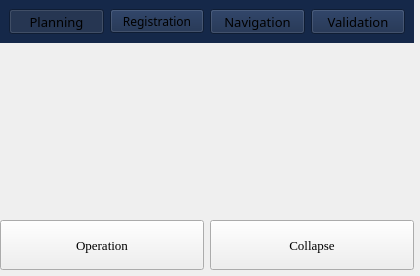
  <widget class="QDockWidget" name="dockWidgetFunctionPipeline">
   <property name="minimumSize">
    <size>
     <width>420</width>
     <height>276</height>
    </size>
   </property>
   <property name="maximumSize">
    <size>
     <width>524287</width>
     <height>524287</height>
    </size>
   </property>
   <property name="font">
    <font>
     <family>Georgia</family>
     <pointsize>10</pointsize>
    </font>
   </property>
   <property name="floating">
    <bool>false</bool>
   </property>
   <property name="features">
    <set>QDockWidget::DockWidgetFloatable</set>
   </property>
   <property name="windowTitle">
    <string/>
   </property>
   <attribute name="dockWidgetArea">
    <number>2</number>
   </attribute>
   <widget class="QWidget" name="dockWidgetContents">
    <property name="styleSheet">
     <string notr="true"/>
    </property>
    <layout class="QVBoxLayout" name="verticalLayout_6">
     <property name="leftMargin">
      <number>0</number>
     </property>
     <property name="topMargin">
      <number>0</number>
     </property>
     <property name="rightMargin">
      <number>6</number>
     </property>
     <property name="bottomMargin">
      <number>6</number>
     </property>
     <item>
      <widget class="QWidget" name="widget_2" native="true">
       <property name="styleSheet">
        <string notr="true">QWidget{
background-color: #152849;
/*border-radius: 10px;*/
}
</string>
       </property>
       <layout class="QGridLayout" name="gridLayout">
        <item row="0" column="0">
         <layout class="QHBoxLayout" name="horizontalLayout_2">
          <property name="spacing">
           <number>6</number>
          </property>
          <item>
           <widget class="QToolButton" name="toolButtonPlanning">
            <property name="sizePolicy">
             <sizepolicy hsizetype="Preferred" vsizetype="Fixed">
              <horstretch>0</horstretch>
              <verstretch>0</verstretch>
             </sizepolicy>
            </property>
            <property name="font">
             <font>
              <family>微軟正黑體</family>
              <pointsize>10</pointsize>
             </font>
            </property>
            <property name="styleSheet">
             <string notr="true">QToolButton{background-color:transparent; color:white;};</string>
            </property>
            <property name="text">
             <string>Planning</string>
            </property>
            <property name="icon">
             <iconset resource="../Resource/Dental.qrc">
              <normaloff>:/HyperBlue/hyperblue/icon/plan-normal.png</normaloff>
              <normalon>:/HyperBlue/hyperblue/icon/plan-selected.png</normalon>
              <activeoff>:/HyperBlue/hyperblue/icon/second level icon/plan-hover.png</activeoff>
              <selectedoff>:/HyperBlue/hyperblue/icon/second level icon/plan-hover.png</selectedoff>:/HyperBlue/hyperblue/icon/plan-normal.png</iconset>
            </property>
            <property name="iconSize">
             <size>
              <width>30</width>
              <height>30</height>
             </size>
            </property>
            <property name="checkable">
             <bool>true</bool>
            </property>
            <property name="checked">
             <bool>true</bool>
            </property>
            <property name="toolButtonStyle">
             <enum>Qt::ToolButtonTextUnderIcon</enum>
            </property>
            <attribute name="buttonGroup">
             <string notr="true">buttonGroup_2</string>
            </attribute>
           </widget>
          </item>
          <item>
           <widget class="QToolButton" name="toolButtonRegistration">
            <property name="sizePolicy">
             <sizepolicy hsizetype="Preferred" vsizetype="Fixed">
              <horstretch>0</horstretch>
              <verstretch>0</verstretch>
             </sizepolicy>
            </property>
            <property name="font">
             <font>
              <family>微軟正黑體</family>
              <pointsize>9</pointsize>
             </font>
            </property>
            <property name="styleSheet">
             <string notr="true">QToolButton{background-color:transparent; color:white;};</string>
            </property>
            <property name="text">
             <string>Registration</string>
            </property>
            <property name="icon">
             <iconset resource="../Resource/Dental.qrc">
              <normaloff>:/HyperBlue/hyperblue/icon/registration-normal.png</normaloff>
              <normalon>:/HyperBlue/hyperblue/icon/registration-selected.png</normalon>:/HyperBlue/hyperblue/icon/registration-normal.png</iconset>
            </property>
            <property name="iconSize">
             <size>
              <width>30</width>
              <height>30</height>
             </size>
            </property>
            <property name="checkable">
             <bool>true</bool>
            </property>
            <property name="checked">
             <bool>false</bool>
            </property>
            <property name="toolButtonStyle">
             <enum>Qt::ToolButtonTextUnderIcon</enum>
            </property>
            <attribute name="buttonGroup">
             <string notr="true">buttonGroup_2</string>
            </attribute>
           </widget>
          </item>
          <item>
           <widget class="QToolButton" name="toolButtonNavigation">
            <property name="sizePolicy">
             <sizepolicy hsizetype="Preferred" vsizetype="Fixed">
              <horstretch>0</horstretch>
              <verstretch>0</verstretch>
             </sizepolicy>
            </property>
            <property name="font">
             <font>
              <family>微軟正黑體</family>
              <pointsize>10</pointsize>
             </font>
            </property>
            <property name="styleSheet">
             <string notr="true">QToolButton{background-color:transparent; color:white;};</string>
            </property>
            <property name="text">
             <string>Navigation</string>
            </property>
            <property name="icon">
             <iconset resource="../Resource/Dental.qrc">
              <normaloff>:/HyperBlue/hyperblue/icon/navigation-normal.png</normaloff>
              <normalon>:/HyperBlue/hyperblue/icon/navigation-selected.png</normalon>:/HyperBlue/hyperblue/icon/navigation-normal.png</iconset>
            </property>
            <property name="iconSize">
             <size>
              <width>30</width>
              <height>30</height>
             </size>
            </property>
            <property name="checkable">
             <bool>true</bool>
            </property>
            <property name="toolButtonStyle">
             <enum>Qt::ToolButtonTextUnderIcon</enum>
            </property>
            <attribute name="buttonGroup">
             <string notr="true">buttonGroup_2</string>
            </attribute>
           </widget>
          </item>
          <item>
           <widget class="QToolButton" name="toolButtonValidation">
            <property name="sizePolicy">
             <sizepolicy hsizetype="Preferred" vsizetype="Fixed">
              <horstretch>0</horstretch>
              <verstretch>0</verstretch>
             </sizepolicy>
            </property>
            <property name="font">
             <font>
              <family>微軟正黑體</family>
              <pointsize>10</pointsize>
             </font>
            </property>
            <property name="styleSheet">
             <string notr="true">QToolButton{background-color:transparent; color:white;};</string>
            </property>
            <property name="text">
             <string>Validation</string>
            </property>
            <property name="icon">
             <iconset resource="../Resource/Dental.qrc">
              <normaloff>:/HyperBlue/hyperblue/icon/validate-normal.png</normaloff>
              <normalon>:/HyperBlue/hyperblue/icon/validate-selected.png</normalon>:/HyperBlue/hyperblue/icon/validate-normal.png</iconset>
            </property>
            <property name="iconSize">
             <size>
              <width>30</width>
              <height>30</height>
             </size>
            </property>
            <property name="checkable">
             <bool>true</bool>
            </property>
            <property name="toolButtonStyle">
             <enum>Qt::ToolButtonTextUnderIcon</enum>
            </property>
            <attribute name="buttonGroup">
             <string notr="true">buttonGroup_2</string>
            </attribute>
           </widget>
          </item>
         </layout>
        </item>
       </layout>
      </widget>
     </item>
     <item>
      <widget class="QStackedWidget" name="stackedWidgetFunctionPipeline">
       <property name="sizePolicy">
        <sizepolicy hsizetype="Preferred" vsizetype="Preferred">
         <horstretch>0</horstretch>
         <verstretch>0</verstretch>
        </sizepolicy>
       </property>
       <property name="minimumSize">
        <size>
         <width>414</width>
         <height>0</height>
        </size>
       </property>
       <property name="maximumSize">
        <size>
         <width>368</width>
         <height>16777215</height>
        </size>
       </property>
      </widget>
     </item>
     <item>
      <layout class="QHBoxLayout" name="horizontalLayout_5">
       <item>
        <widget class="QPushButton" name="pushButtonOperation">
         <property name="minimumSize">
          <size>
           <width>50</width>
           <height>50</height>
          </size>
         </property>
         <property name="font">
          <font>
           <pointsize>10</pointsize>
          </font>
         </property>
         <property name="text">
          <string>Operation</string>
         </property>
         <property name="checkable">
          <bool>true</bool>
         </property>
         <property name="checked">
          <bool>false</bool>
         </property>
        </widget>
       </item>
       <item>
        <widget class="QPushButton" name="pushButtonCollapse">
         <property name="minimumSize">
          <size>
           <width>50</width>
           <height>50</height>
          </size>
         </property>
         <property name="font">
          <font>
           <pointsize>10</pointsize>
          </font>
         </property>
         <property name="text">
          <string>Collapse</string>
         </property>
         <property name="checkable">
          <bool>true</bool>
         </property>
         <property name="checked">
          <bool>false</bool>
         </property>
        </widget>
       </item>
      </layout>
     </item>
    </layout>
   </widget>
  </widget>
